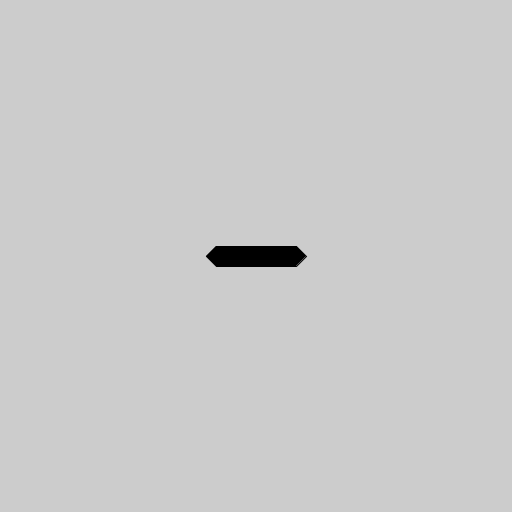
Frame 1 (no input)
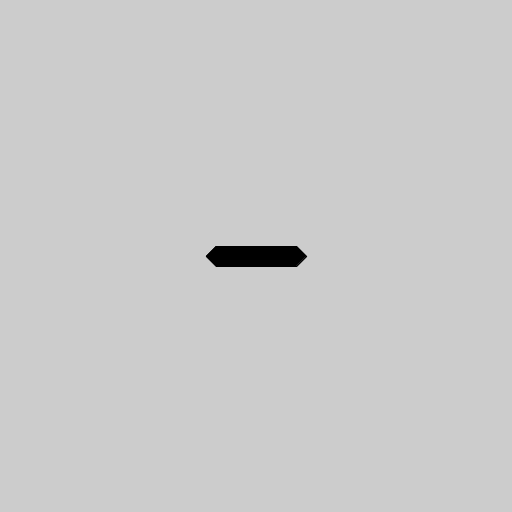
Frame 2 (the mouse pressed at the canvas centre, redrawn once)

The Processing sketch that drew these frames (run headless with seeded random() and noise(); the mouse was pressed at the canvas centre and the sketch redrawn once):

// Processing sketch: build
// ── build.pde
void setup() {
  size(512, 512);
  smooth();
  createStuff();

  noLoop();
}

void createStuff() {

}

void draw() {
  sevenSegmentPart(width/2, height/2, 0, #000000);
}
	
void sevenSegmentPart(float _x, float _y, float _angle, color _c) {
  int sevenSegmentWidth = 100;
  int sevenSegmentHeight = 20;
  

  fill(_c);

  pushMatrix();
    translate(_x, _y);
    rotate(_angle);

    beginShape();
      vertex(-sevenSegmentWidth/2, 0);
      vertex(-sevenSegmentWidth/2 + 10, -sevenSegmentHeight/2);
      vertex(sevenSegmentWidth/2 - 10, -sevenSegmentHeight/2);
      vertex(sevenSegmentWidth/2, 0);
      vertex(sevenSegmentWidth/2 - 10, sevenSegmentHeight/2);
      vertex(-sevenSegmentWidth/2 + 10, sevenSegmentHeight/2);
    endShape(CLOSE);

  popMatrix();
}
